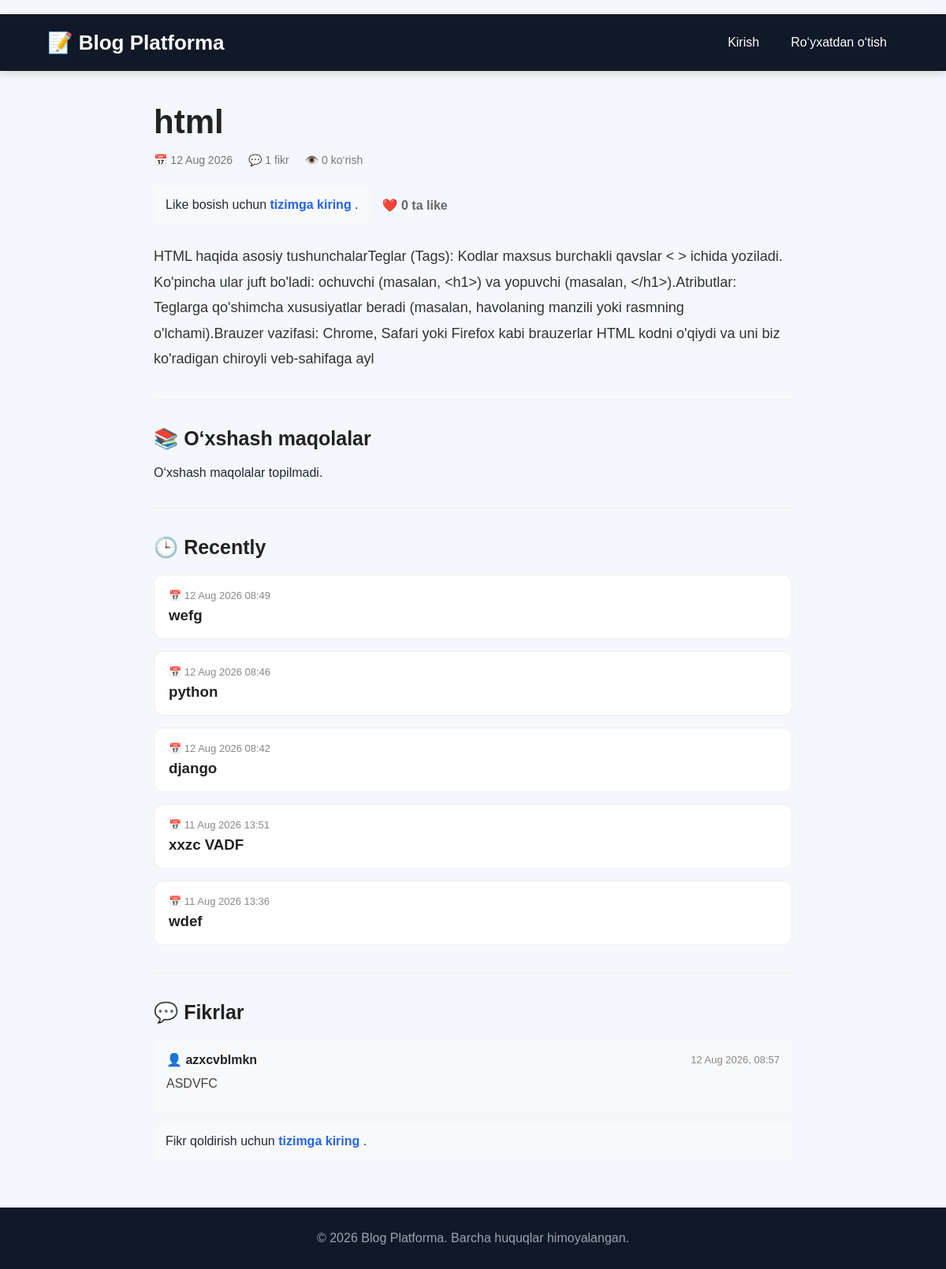
Screenshot of /post/html/ with the database file from the repository.
### blog/models.py (models this page shows, shortened)
class Post(models.Model):
    STATUS_CHOICES = [
        ('PUBLISHED', 'Nashr qilingan'),
        ('PENDING', 'Tekshiruvda'),
    ]
    image = models.ImageField(
        upload_to='posts/',
        blank=True,
        null=True
    )
    title = models.CharField(max_length=200)
    slug = models.SlugField(max_length=220, unique=True, blank=True)
    desc = models.TextField()
    content = RichTextField()
    author = models.ForeignKey(settings.AUTH_USER_MODEL, on_delete=models.CASCADE)
    category = models.ForeignKey(Category, on_delete=models.CASCADE)
    status = models.CharField(max_length=20, choices=STATUS_CHOICES, default='PENDING')
    views_count = models.PositiveIntegerField(default=0)
    created_at = models.DateTimeField(auto_now_add=True)
    updated_at = models.DateTimeField(auto_now=True)

class Comment(models.Model):
    post = models.ForeignKey(Post, on_delete=models.CASCADE, related_name='comments')
    author = models.ForeignKey(settings.AUTH_USER_MODEL, on_delete=models.CASCADE)
    text = models.TextField()
    created_at = models.DateTimeField(auto_now_add=True)

### users/models.py (models this page shows, shortened)
class CustomUser(AbstractUser):
    avatar = models.ImageField(upload_to='avatars/', blank=True, null=True)

### blog/views.py (the view)
# urls.py: path("post/<slug:slug>/",PostDetailView.as_view(),name="post-detail"),
class PostDetailView(DetailView):
    model = Post
    template_name = 'blog/detail.html'
    context_object_name = 'post'
    slug_field = 'slug'
    slug_url_kwarg = 'slug'
    def get_object(self, queryset=None):
        post = super().get_object(queryset)
        viewed = self.request.session.get(
            'recently_viewed',
            []
        )
        viewed = [
            v for v in viewed
            if v['slug'] != post.slug
        ]
        viewed.insert(
            0,
            {
                'slug': post.slug,
                'title': post.title
            }
        )
        self.request.session[
            'recently_viewed'
        ] = viewed[:5]
        return post
    def get_context_data(self, **kwargs):
        context = super().get_context_data(**kwargs)
        post = self.object
        context['similar_posts'] = Post.objects.filter(
            status='PUBLISHED',
            category=post.category
        ).exclude(
            pk=post.pk
        ).order_by(
            '-created_at'
        )[:3]
        context['recently_posts'] = Post.objects.filter(
            status='PUBLISHED'
        ).exclude(
            pk=post.pk
        ).order_by(
            '-created_at'
        )[:5]
        viewed = self.request.session.get(
            'recently_viewed',
            []
        )
        context['recently_viewed'] = [
            v for v in viewed
            if v['slug'] != post.slug
        ]
        context['comments'] = (
            post.comments
            .all()
            .order_by('-created_at')
        )
        context['comment_form'] = CommentForm()
        context['like_count'] = post.likes.count()
        if self.request.user.is_authenticated:
            context['user_liked'] = Like.objects.filter(
                post=post,
                user=self.request.user
            ).exists()
        else:
            context['user_liked'] = False
        return context

### blog/context_processors.py (called while the page is built)
def recent_posts(request):
    posts = Post.objects.filter(status='PUBLISHED').order_by('-created_at')[:5]
    return {'recent_sidebar_posts': posts}

### blog/templates/blog/detail.html (shortened to what this page needs)
{% extends "base.html" %}
{% block content %}
<div class="detail-container">
    <h1 class="post-title">
        {{ post.title }}
    </h1>
    <div class="post-info">
        <span>
            📅 {{ post.created_at|date:"d M Y" }}
        </span>
        <span>
            💬 {{ comments.count }} fikr
        </span>
        <span>
            👁️ {{ post.views_count }} ko‘rish
        </span>
    </div>
    <div class="like-box">
        {% if user.is_authenticated %}
            <form
                method="post"
                action="{% url 'like-post' post.slug %}"
            >
                {% csrf_token %}
                <button
                    type="submit"
                    class="like-button"
                >
                    {% if user_liked %}
                        ❤️ Unlike
                    {% else %}
                        🤍 Like
                    {% endif %}
                </button>
            </form>
        {% else %}
            <div class="login-message">
                Like bosish uchun
                <a href="{% url 'login' %}">
                    tizimga kiring
                </a>.
            </div>
        {% endif %}
        <span class="like-count">
            ❤️ {{ like_count }} ta like
        </span>
    </div>
    <div class="post-content">
        {{ post.content|linebreaks }}
    </div>
    <hr>
    <section>
        <h2 class="section-title">
            📚 O‘xshash maqolalar
        </h2>
        <div class="similar-grid">
            {% for similar in similar_posts %}
                <div class="similar-card">
                    <div class="date">
                        📅 {{ similar.created_at|date:"d M Y" }}
                    </div>
                    <h3>
                        <a
                            href="{% url 'post-detail' similar.slug %}"
                        >
                            {{ similar.title }}
                        </a>
                    </h3>
                </div>
            {% empty %}
                <p>
                    O‘xshash maqolalar topilmadi.
                </p>
            {% endfor %}
        </div>
    </section>
    <hr>
    <section>
        <h2 class="section-title">
            🕒 Recently
        </h2>
        <div class="recently-grid">
            {% for recent in recently_posts %}
                <div class="recent-card">
                    <div class="date">
                        📅 {{ recent.created_at|date:"d M Y H:i" }}
                    </div>
                    <h3>
                        <a
                            href="{% url 'post-detail' recent.slug %}"
                        >
                            {{ recent.title }}
                        </a>
                    </h3>
                </div>
            {% empty %}
                <p>
                    Hozircha boshqa postlar yo‘q.
                </p>
            {% endfor %}
        </div>
    </section>
    <hr>
    <section class="comments">
        <h2 class="section-title">
            💬 Fikrlar
        </h2>
        {% for comment in comments %}
            <div class="comment">
                <div class="comment-meta">
                    <span class="comment-author">
                        👤 {{ comment.author.username }}
                    </span>
                    <span class="comment-date">
                        {{ comment.created_at|date:"d M Y, H:i" }}
                    </span>
                </div>
                <p class="comment-text">
                    {{ comment.text }}
                </p>
            </div>
        {% empty %}
            <p>
                Hozircha fikr yo‘q.
                Birinchi bo‘lib fikr qoldiring! ✨
            </p>
        {% endfor %}
        {% if user.is_authenticated %}
            <form
                method="post"
                action="{% url 'comment-create' post.slug %}"
                class="comment-form"
            >
                {% csrf_token %}
                <textarea
                    name="text"
                    placeholder="Kommentariya yozing..."
                    required
                ></textarea>
                <button
                    type="submit"
                    class="comment-button"
                >
                    💙 Fikr qoldirish
                </button>
            </form>
        {% else %}
            <div class="login-message">
                Fikr qoldirish uchun
                <a href="{% url 'login' %}">
                    tizimga kiring
                </a>.
            </div>
        {% endif %}
    </section>
</div>
{% endblock %}

### templates/base.html (style rules this page uses)
* { margin: 0; padding: 0; box-sizing: border-box; }
body { font-family: Arial, sans-serif; background: #f4f7fb; color: #1f2937; }

### blog/templates/blog/detail.html (style rules this page uses)
.detail-container { max-width: 850px; margin: 40px auto; padding: 0 20px; }
.post-title { font-size: 42px; line-height: 1.2; margin-bottom: 15px; color: #222; }
.post-info { display: flex; gap: 20px; color: #777; font-size: 14px; margin-bottom: 25px; }
.post-content { font-size: 18px; line-height: 1.8; color: #333; margin-bottom: 30px; }
.like-box { display: flex; align-items: center; gap: 15px; margin: 25px 0; }
.like-count { color: #666; font-weight: 600; }
.section-title { font-size: 25px; margin-bottom: 20px; color: #222; }
.similar-grid, .recently-grid { display: grid; gap: 15px; }
.similar-card, .recent-card { background: #fff; border: 1px solid #eee; border-radius: 12px; padding: 18px; transition: 0.2s; }
.similar-card a, .recent-card a { color: #222; text-decoration: none; }
.date { color: #888; font-size: 13px; margin-bottom: 7px; }
.comments { margin-top: 35px; }
.comment { background: #f8f9fa; border-radius: 12px; padding: 16px; margin-bottom: 12px; }
.comment-meta { display: flex; justify-content: space-between; align-items: center; gap: 10px; margin-bottom: 8px; }
.comment-author { color: #222; font-weight: 600; }
.comment-date { color: #888; font-size: 13px; }
.comment-text { margin: 8px 0; color: #444; line-height: 1.6; }
.login-message { background: #f8f9fa; padding: 15px; border-radius: 10px; }
.login-message a { color: #2563eb; text-decoration: none; font-weight: 600; }
hr { border: none; border-top: 1px solid #eee; margin: 35px 0; }

### rows the page displays
Post: title "html", created_at "12 Aug 2026", views_count "0", content "HTML haqida asosiy tushunchalarTeglar (Tags): Kodlar maxsus burchakli qavslar < > ichida yoziladi. Ko'pincha ular juft bo'ladi: ochuvchi (masalan, <h1>) va yopuvchi (masalan, </h1>).Atributlar: Teglarga qo'shimcha xususiyatlar beradi (masalan, havolaning manzili yoki rasmning o'lchami).Brauzer vazifasi: Chrome, Safari yoki Firefox kabi brauzerlar HTML kodni o'qiydi va uni biz ko'radigan chiroyli veb-sahifaga ayl"
Post: created_at "12 Aug 2026 08:49", title "wefg"
Post: created_at "12 Aug 2026 08:46", title "python"
Post: created_at "12 Aug 2026 08:42", title "django"
Post: created_at "11 Aug 2026 13:51", title "xxzc VADF"
Post: created_at "11 Aug 2026 13:36", title "wdef"
Comment: author.username "azxcvblmkn", created_at "12 Aug 2026, 08:57", text "ASDVFC"

### other values shown
{{ comments.count }} "1"
{{ like_count }} "0"
